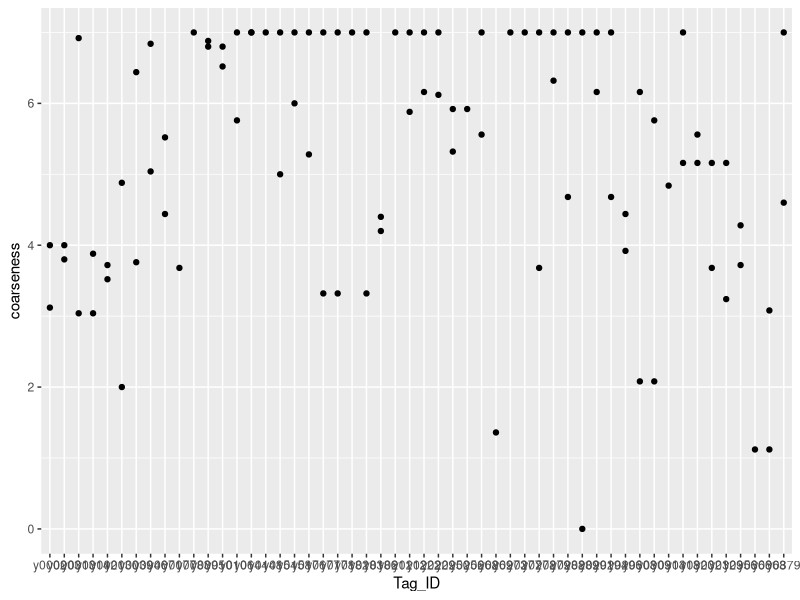

This chart was generated by the following R code:

# setup -------------------------------------------------------------------

rm(list = ls())
library(tidyverse)

# data --------------------------------------------------------------------

df_tag <- read_csv("data_raw/proj_snail_tag.csv") %>% 
        select(-Comments,
               -Shell_width_unit) %>% 
        mutate(Date = as.Date(Date, format = "%m/%d/%Y"))

df_habitat <- read_csv("data_raw/proj_snail_habitat.csv") %>% 
        select(-Comments,
               -Width_unit) %>% 
        mutate(Date = as.Date(Date, format = "%m/%d/%Y"))

df_recap <- read_csv("data_raw/proj_snail_recap.csv") %>% 
        mutate(Date = as.Date(Date, format = "%m/%d/%Y"),
               Occasion = 2)


# formatting --------------------------------------------------------------

## merge tag data and habitat
df0 <- df_tag %>% 
        left_join(df_habitat,
                  by = c("Transect", "Quadrat", "Date")) %>% 
        bind_rows(df_recap) %>% 
        drop_na(Tag_ID)

## tag id for recaptured individuals
recap_id <- df0 %>% 
        group_by(Tag_ID) %>% 
        summarize(n = n()) %>% 
        filter(n > 1) %>%
        pull(Tag_ID)

## merge quadrat and visual surveys
df_tag_habitat <- df0 %>% 
        filter(Tag_ID %in% recap_id) %>%
        mutate(coarseness = 1 * SL/25 +
                            2 * SD/25 +
                            3 * GV/25 +
                            4 * PE/25 +
                            5 * CO/25 +
                            6 * BO/25 +
                            7 * BR/25) %>% 
        group_by(Occasion, Tag_ID) %>% 
        slice(which.max(Date)) # select most recent observation in each occasion


# plot --------------------------------------------------------------------

df_tag_habitat %>% 
        ggplot() +
        geom_point(aes(y = coarseness,
                       x = Tag_ID))
